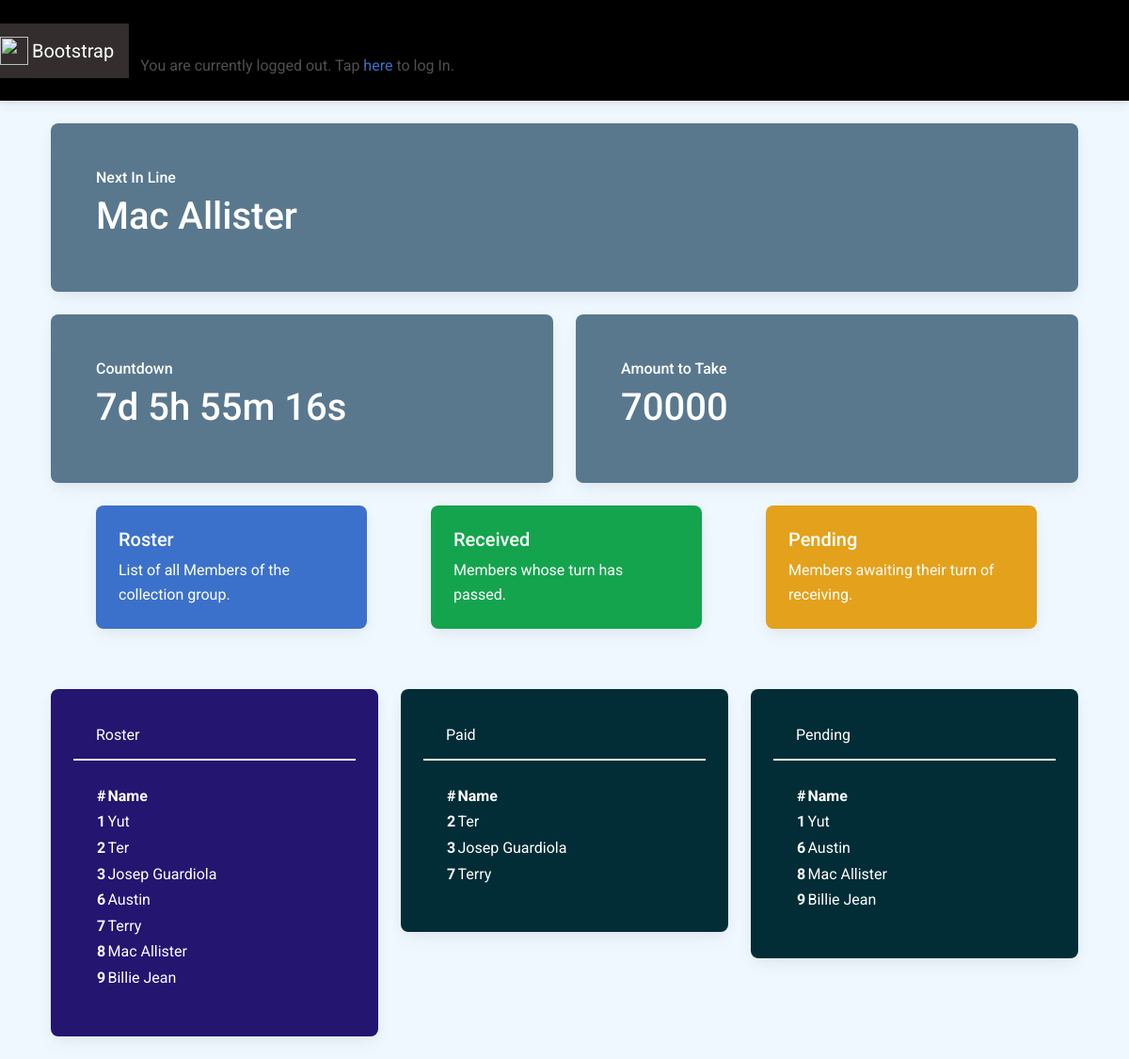
/dashboard/, run on the app's committed database.
### members/models.py (models this page shows)
class RegisterMember(models.Model):
    name = models.CharField(max_length=255)
    tel = models.CharField(max_length=13)
    inviter = models.ForeignKey(User, on_delete=models.CASCADE, null=True)
    sacco_id = models.ForeignKey(Sacco, on_delete=models.SET_NULL, null=True)
    received = models.BooleanField(default=False)
    def __str__(self):
        return self.name

### members/views.py (the view)
# urls.py: path('dashboard/', views.dashboard, name='dashboard'),
def dashboard(request):
    members = RegisterMember.objects.all()
    mem_count = RegisterMember.objects.all().count()
    amount = mem_count*10000
    paid = RegisterMember.objects.filter(received=True)
    unpaid = RegisterMember.objects.filter(received=False)
    t_list = unpaid
    next_mem = random.choice(t_list)
    context = {'members': members, 'paid': paid, 'unpaid': unpaid, 'next_mem': next_mem, 'amount':amount}
    return render(request, 'members/dashboard.html', context)

### members/templates/members/dashboard.html (shortened to what this page needs)
<!DOCTYPE html>
<html>
  {% extends 'main.html' %}
    {% block content %}
    <div class="container">
      <div class="container mt-4">
        <div class="row">
          <div class="col">
            <div
              class="card p-5"
              style="background-color: #59788e; color: white"
            >
              <div class="row">
                <h6>Next In Line</h6>
              </div>
              <div class="row">
                <h1>{{next_mem}}</h1>
              </div>
            </div>
          </div>
        </div>
      </div>
      <div class="container mt-4">
        <div class="row">
          <div class="col">
            <div
              class="card p-5"
              style="background-color: #59788e; color: white"
            >
              <div class="row">
                <h6>Countdown</h6>
              </div>
              <div class="row">
                <h1 id="countdown"></h1>
              </div>
            </div>
          </div>
          <div class="col">
            <div
              class="card p-5"
              style="background-color: #59788e; color: white"
            >
              <div class="row">
                <h6>Amount to Take</h6>
              </div>
              <div class="row">
                <h1>{{amount}}</h1>
              </div>
            </div>
          </div>
        </div>
      </div>
      <div class="container row p-4 mx-4">
        <div class="col-md">
          <a href="{% url 'roster' %}">
            <div
              class="card text-white bg-primary mb-3"
              style="max-width: 18rem"
            >
              <div class="card-body">
                <h5 class="card-title">Roster</h5>
                <p class="card-text">
                  List of all Members of the collection group.
                </p>
              </div>
            </div>
          </a>
        </div>
        <div class="col-md">
          <a href="{% url 'paid' %}">
            <div
              class="card text-white bg-success mb-3"
              style="max-width: 18rem"
            >
              <div class="card-body">
                <h5 class="card-title">Received</h5>
                <p class="card-text">Members whose turn has passed.</p>
              </div>
            </div>
          </a>
        </div>
        <div class="col-md">
          <a href="{% url 'unpaid' %}">
            <div
              class="card text-white bg-warning mb-3"
              style="max-width: 18rem"
            >
              <div class="card-body">
                <h5 class="card-title">Pending</h5>
                <p class="card-text">
                  Members awaiting their turn of receiving.
                </p>
              </div>
            </div>
          </a>
        </div>
      </div>
      <div class="container-fluid my-4">
        <div class="row">
          <div class="col">
            <div
              class="card p-4"
              <div
              class="card p-5"
              style="background-color: #241571; color: white"
            >
              <div class="card-header">Roster</div>
              <div class="card-body">
                <table>
                  <thead class="thead-dark">
                    <tr>
                      <th scope="col">#</th>
                      <th scope="col">Name</th>
                    </tr>
                  </thead>
                  {% for member in members %}
                  <tbody>
                    <tr>
                      <th scope="row">{{member.id}}</th>
                      <td>{{member.name}}</td>
                    </tr>
                  </tbody>
                  {% endfor %}
                </table>
              </div>
            </div>
          </div>
          <div class="col">
            <div
              class="card p-4"
              <div
              class="card p-5"
              style="background-color: #022d36; color: white"
            >
              <div class="card-header">Paid</div>
              <div class="card-body">
                <table>
                  <thead class="thead-dark">
                    <tr>
                      <th scope="col">#</th>
                      <th scope="col">Name</th>
                    </tr>
                  </thead>
                  {% for member in paid %}
                  <tbody>
                    <tr>
                      <th scope="row">{{member.id}}</th>
                      <td>{{member.name}}</td>
                    </tr>
                  </tbody>
                  {% endfor %}
                </table>
              </div>
            </div>
          </div>
          <div class="col">
            <div
              class="card p-4"
              <div
              class="card p-5"
              style="background-color: #022d36; color: white"
            >
              <div class="card-header">Pending</div>
              <div class="card-body">
                <table>
                  <thead class="thead-dark">
                    <tr>
                      <th scope="col">#</th>
                      <th scope="col">Name</th>
                    </tr>
                  </thead>
                  {% for member in unpaid %}
                  <tbody>
                    <tr>
                      <th scope="row">{{member.id}}</th>
                      <td>{{member.name}}</td>
                    </tr>
                  </tbody>
                  {% endfor %}
                </table>
              </div>
            </div>
          </div>
        </div>
      </div>
    </div>
    {% endblock content %}

### templates/main.html (style rules this page uses)
body { background-color: aliceblue; }

### data on the page
RegisterMember: name "Mac Allister", id "8"
RegisterMember: id "1", name "Yut"
RegisterMember: id "2", name "Ter"
RegisterMember: id "3", name "Josep Guardiola"
RegisterMember: id "6", name "Austin"
RegisterMember: id "7", name "Terry"
RegisterMember: id "9", name "Billie Jean"

### other printed values
{{ amount }} "70000"
